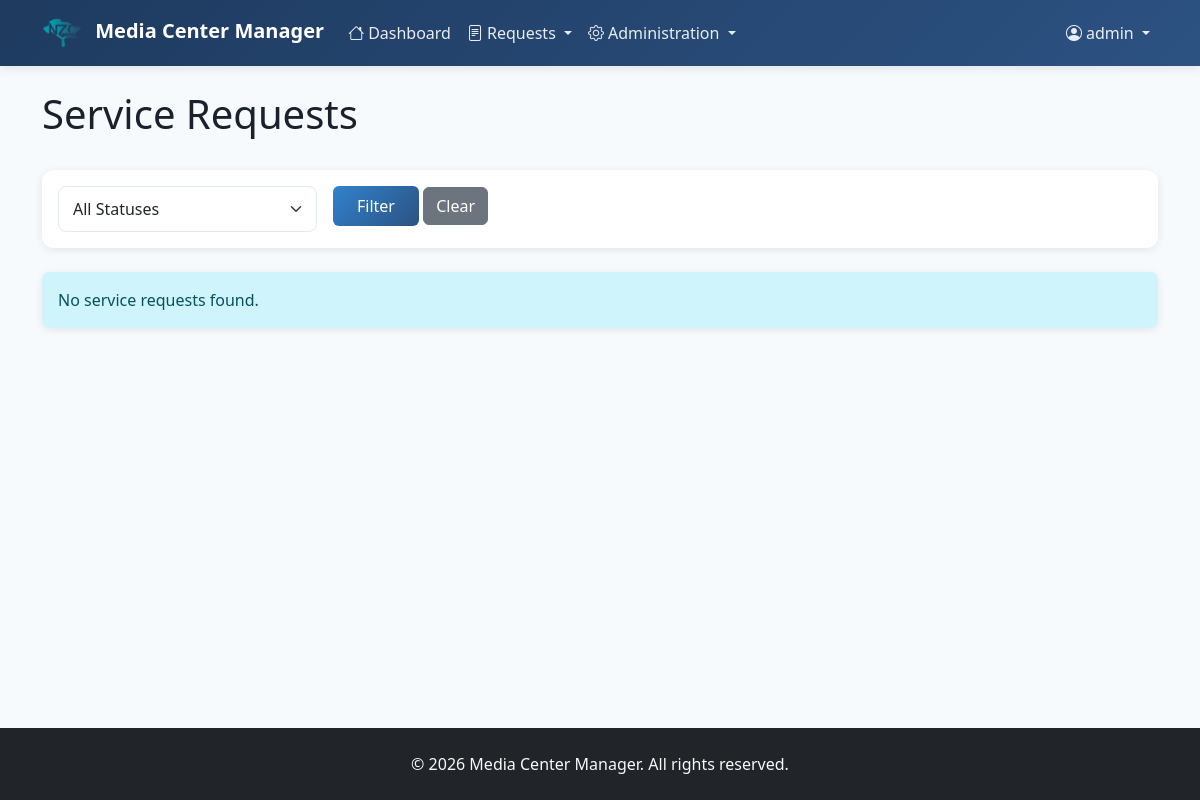
Page /requests/ (signed in) on the earlier database version.
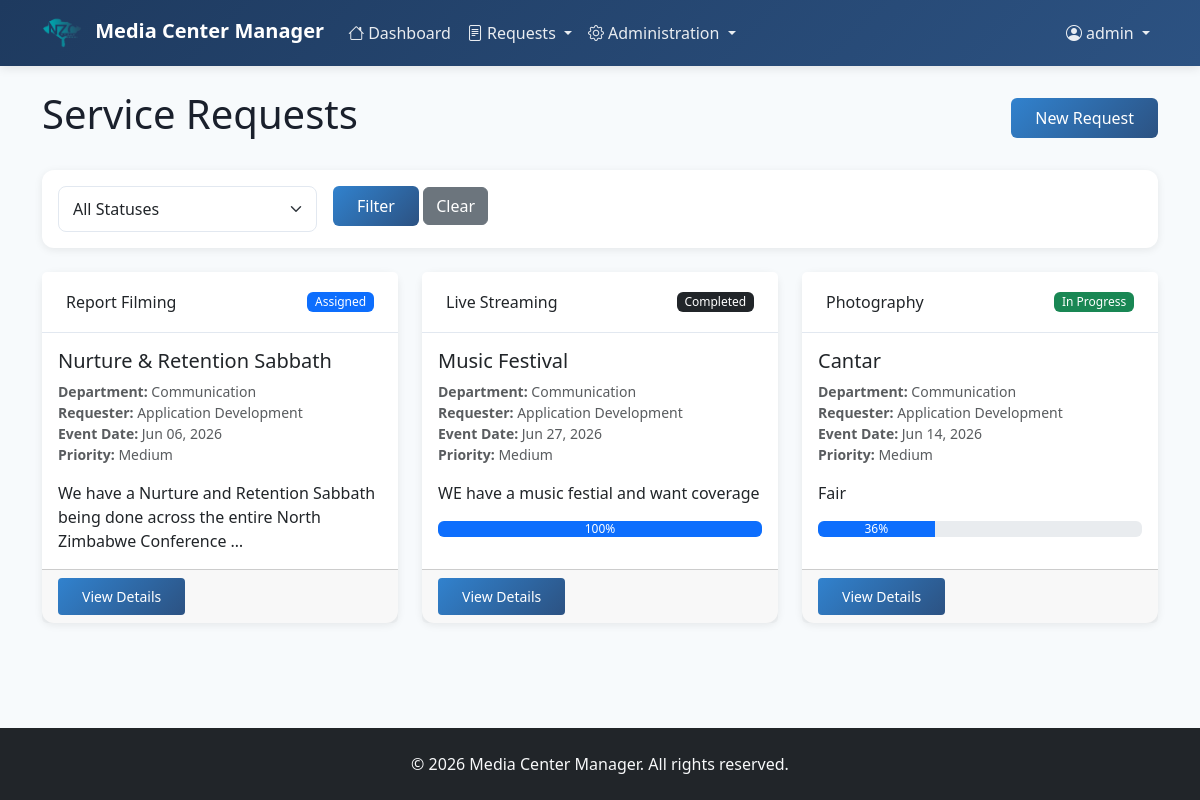
Same page on the later database version.
### users/models.py (models this page shows, shortened)
class User(AbstractUser):
    ROLE_CHOICES = [
        ('department_staff', 'Department Staff'),
        ('departmental_director', 'Departmental Director'),
        ('communication_director', 'Communication Director'),
        ('media_team', 'Media Team'),
        ('admin', 'Admin'),
    ]
    role = models.CharField(max_length=30, choices=ROLE_CHOICES, default='department_staff')
    departments = models.ManyToManyField(
        'service_requests.Department',
        blank=True,
        related_name='members'
    )
    phone = models.CharField(max_length=20, blank=True)
    profile_picture = models.ImageField(upload_to='profile_pics/', blank=True, null=True)
    is_active = models.BooleanField(default=True)
    created_at = models.DateTimeField(auto_now_add=True)
    updated_at = models.DateTimeField(auto_now=True)
    google_id = models.CharField(
        max_length=255, blank=True, null=True, unique=True)
    google_picture_url = models.URLField(blank=True, null=True)
    google_verified_email = models.BooleanField(default=False)
    def is_department_staff(self):
        return self.role in ['department_staff', 'departmental_director']
    def is_communication_director(self):
        return self.role == 'communication_director'
    def is_admin(self):
        return self.role == 'admin' or self.is_superuser
    class Meta:
        ordering = ['username']

### service_requests/models.py (models this page shows, shortened)
class ServiceRequest(models.Model):
    STATUS_CHOICES = [
        ('pending', 'Pending'),
        ('approved', 'Approved'),
        ('assigned', 'Assigned'),
        ('in_progress', 'In Progress'),
        ('completed', 'Completed'),
        ('rejected', 'Rejected'),
    ]
    PRIORITY_CHOICES = [
        ('low', 'Low'),
        ('medium', 'Medium'),
        ('high', 'High'),
        ('urgent', 'Urgent'),
    ]
    title = models.CharField(max_length=300)
    description = models.TextField()
    service_type = models.ForeignKey(ServiceType, on_delete=models.PROTECT, related_name='requests')
    department = models.ForeignKey(Department, on_delete=models.PROTECT, related_name='requests')
    requester = models.ForeignKey(User, on_delete=models.PROTECT, related_name='submitted_requests')
    event_date = models.DateField(help_text='Date of the event/program')
    event_time = models.TimeField(help_text='Time of the event/program', blank=True, null=True)
    deadline = models.DateField(help_text='Deadline for completion', blank=True, null=True)
    status = models.CharField(max_length=20, choices=STATUS_CHOICES, default='pending')
    priority = models.CharField(max_length=20, choices=PRIORITY_CHOICES, default='medium')
    approved_by = models.ForeignKey(User, on_delete=models.SET_NULL, null=True, blank=True, related_name='approved_requests')
    approved_at = models.DateTimeField(null=True, blank=True)
    rejection_reason = models.TextField(blank=True)
    progress_percentage = models.IntegerField(
        default=0,
        validators=[MinValueValidator(0), MaxValueValidator(100)],
        help_text='Progress percentage (0-100)'
    )
    progress_notes = models.TextField(blank=True, help_text='Notes on progress')
    location = models.CharField(max_length=300, blank=True, help_text='Location of the event')
    expected_attendees = models.IntegerField(blank=True, null=True, help_text='Expected number of attendees')
    special_requirements = models.TextField(blank=True, help_text='Any special requirements')
    created_at = models.DateTimeField(auto_now_add=True)
    updated_at = models.DateTimeField(auto_now=True)
    class Meta:
        ordering = ['-created_at']

class ServiceType(models.Model):
    name = models.CharField(max_length=200, unique=True)
    description = models.TextField(blank=True)
    requires_team_assignment = models.BooleanField(default=True)
    is_active = models.BooleanField(default=True, help_text='Whether this service type is available for new requests')
    created_at = models.DateTimeField(auto_now_add=True)
    updated_at = models.DateTimeField(auto_now=True)
    class Meta:
        ordering = ['name']

class Department(models.Model):
    name = models.CharField(max_length=200, unique=True)
    description = models.TextField(blank=True)
    created_at = models.DateTimeField(auto_now_add=True)
    updated_at = models.DateTimeField(auto_now=True)
    class Meta:
        ordering = ['name']

### service_requests/views.py (the view)
# urls.py: path('requests/', views.request_list, name='request_list'),
@login_required
def request_list(request):
    user = request.user
    if user.is_communication_director() or user.is_admin():
        requests = ServiceRequest.objects.all()
    elif user.is_media_team():
        assignments = Assignment.objects.filter(assigned_to=user)
        requests = [a.request for a in assignments]
    else:
        requests = ServiceRequest.objects.filter(requester=user)
    status_filter = request.GET.get('status')
    if status_filter:
        requests = requests.filter(status=status_filter)
    context = {'requests': requests, 'status_filter': status_filter}
    return render(request, 'service_requests/request_list.html', context)

### templates/service_requests/request_list.html (shortened to what this page needs)
{% extends 'base.html' %}
{% block content %}
<div class="row">
    <div class="col-md-12">
        <div class="d-flex justify-content-between align-items-center mb-4">
            <h1>Service Requests</h1>
            {% if user.is_department_staff %}
                <a href="{% url 'request_create' %}" class="btn btn-primary">New Request</a>
            {% endif %}
        </div>
        <div class="card mb-4">
            <div class="card-body">
                <form method="get" class="row g-3">
                    <div class="col-md-3">
                        <select name="status" class="form-select">
                            <option value="">All Statuses</option>
                        </select>
                    </div>
                    <div class="col-md-3">
                        <button type="submit" class="btn btn-primary">Filter</button>
                        <a href="{% url 'request_list' %}" class="btn btn-secondary">Clear</a>
                    </div>
                </form>
            </div>
        </div>
        {% if requests %}
            <div class="row">
                {% for req in requests %}
                    <div class="col-md-6 col-lg-4 mb-4">
                        <div class="card h-100">
                            <div class="card-header">
                                <div class="d-flex justify-content-between align-items-center">
                                    <h6 class="mb-0">{{ req.service_type.name }}</h6>
                                    <span class="badge bg-{% if req.status == 'pending' %}warning{% elif req.status == 'approved' %}info{% elif req.status == 'assigned' %}primary{% elif req.status == 'in_progress' %}success{% elif req.status == 'completed' %}dark{% else %}danger{% endif %}">
                                        {{ req.get_status_display }}
                                    </span>
                                </div>
                            </div>
                            <div class="card-body">
                                <h5 class="card-title">{{ req.title }}</h5>
                                <p class="card-text text-muted small">
                                    <strong>Department:</strong> {{ req.department.name }}<br>
                                    <strong>Requester:</strong> {{ req.requester.get_full_name }}<br>
                                    <strong>Event Date:</strong> {{ req.event_date|date:"M d, Y" }}<br>
                                    <strong>Priority:</strong> {{ req.get_priority_display }}
                                </p>
                                <p class="card-text">{{ req.description|truncatewords:15 }}</p>
                                {% if req.progress_percentage > 0 %}
                                    <div class="progress mb-2">
                                        <div class="progress-bar" role="progressbar" style="width: {{ req.progress_percentage }}%" aria-valuenow="{{ req.progress_percentage }}" aria-valuemin="0" aria-valuemax="100">{{ req.progress_percentage }}%</div>
                                    </div>
                                {% endif %}
                            </div>
                            <div class="card-footer">
                                <a href="{% url 'request_detail' req.pk %}" class="btn btn-primary btn-sm">View Details</a>
                            </div>
                        </div>
                    </div>
                {% endfor %}
            </div>
        {% else %}
            <div class="alert alert-info">
                No service requests found.
            </div>
        {% endif %}
    </div>
</div>
{% endblock %}

### templates/base.html (shortened to what this page needs)
{% load static %}
<!DOCTYPE html>
<html lang="en">
<head>
    <link href="https://cdn.jsdelivr.net/npm/bootstrap@5.3.2/dist/css/bootstrap.min.css" rel="stylesheet">
    <link rel="stylesheet" href="https://cdn.jsdelivr.net/npm/bootstrap-icons@1.11.1/font/bootstrap-icons.css">
</head>
<body>
    <nav class="navbar navbar-expand-lg navbar-dark">
        <div class="container">
            <a class="navbar-brand" href="{% url 'dashboard' %}">
                <img src="{% static 'img/nzcmedia.png' %}" alt="NZC Media" height="40" class="me-2">
                <span>Media Center Manager</span>
            </a>
            <div class="collapse navbar-collapse" id="navbarNav">
                <ul class="navbar-nav me-auto">
                    <li class="nav-item">
                        <a class="nav-link" href="{% url 'dashboard' %}">
                            <i class="bi bi-house me-1"></i>Dashboard
                        </a>
                    </li>
                    <li class="nav-item dropdown">
                        <a class="nav-link dropdown-toggle" href="#" id="requestsDropdown" role="button" data-bs-toggle="dropdown">
                            <i class="bi bi-file-text me-1"></i>Requests
                        </a>
                    </li>
                    {% if user.is_authenticated %}
                        {% if user.is_superuser or user.is_admin %}
                            <li class="nav-item dropdown">
                                <a class="nav-link dropdown-toggle" href="#" id="adminDropdown" role="button" data-bs-toggle="dropdown">
                                    <i class="bi bi-gear me-1"></i>Administration
                                </a>
                            </li>
                        {% endif %}
                    {% endif %}
                </ul>
                <ul class="navbar-nav">
                    {% if user.is_authenticated %}
                        <li class="nav-item dropdown">
                            <a class="nav-link dropdown-toggle" href="#" id="navbarDropdown" role="button" data-bs-toggle="dropdown">
                                <i class="bi bi-person-circle me-1"></i>{{ user.get_full_name|default:user.username }}
                            </a>
                        </li>
                    {% endif %}
                </ul>
            </div>
        </div>
    </nav>
    <div class="main-content">
        <div class="container mt-4 mb-5">
            {% block content %}{% endblock %}
        </div>
    </div>
    <footer class="bg-dark text-light py-4">
        <div class="container text-center">
            <p class="mb-0">&copy; 2026 Media Center Manager. All rights reserved.</p>
        </div>
    </footer>
</body>
</html>

### templates/base.html (style rules this page uses)
:root { --primary-color: #1e3a5f; --secondary-color: #2c5282; --accent-color: #3182ce; --light-bg: #f7fafc; --border-color: #e2e8f0; --text-primary: #1a202c; --text-secondary: #4a5568; }
body { background-color: var(--light-bg); color: var(--text-primary); font-family: 'Segoe UI', Tahoma, Geneva, Verdana, sans-serif; display: flex; flex-direction: column; min-height: 100vh; }
.main-content { flex: 1; }
.navbar { background: linear-gradient(135deg, var(--primary-color) 0%, var(--secondary-color) 100%); box-shadow: 0 2px 10px rgba(0, 0, 0, 0.1); }
.navbar-brand { font-weight: 600; font-size: 1.25rem; }
.nav-link { font-weight: 500; color: rgba(255, 255, 255, 0.9) !important; transition: color 0.2s ease; }
.card { border: none; border-radius: 12px; box-shadow: 0 2px 8px rgba(0, 0, 0, 0.08); transition: box-shadow 0.3s ease; }
.card-header { background-color: #fff; border-bottom: 1px solid var(--border-color); border-radius: 12px 12px 0 0; font-weight: 600; padding: 1.25rem 1.5rem; }
.btn-primary { background: linear-gradient(135deg, var(--accent-color) 0%, var(--secondary-color) 100%); border: none; font-weight: 500; padding: 0.5rem 1.5rem; transition: transform 0.2s ease, box-shadow 0.2s ease; }
.badge { font-weight: 500; padding: 0.35em 0.65em; }
.form-control, .form-select { border-radius: 8px; border-color: var(--border-color); padding: 0.625rem 0.875rem; }

Differences in the rows shown:
changed User "admin": role "admin" → "department_staff" (drawn)
added ServiceRequest: service_type.name "Report Filming", status "Assigned", title "Nurture & Retention Sabbath", department.name "Communication", requester.get_full_name "Application Development", event_date "Jun 06, 2026", priority "Medium", description "We have a Nurture and Retention Sabbath being done across the entire North Zimbabwe Conference …"
added ServiceRequest: service_type.name "Live Streaming", status "Completed", title "Music Festival", department.name "Communication", requester.get_full_name "Application Development", event_date "Jun 27, 2026", priority "Medium", description "WE have a music festial and want coverage", progress_percentage "100"
added ServiceRequest: service_type.name "Photography", status "In Progress", title "Cantar", department.name "Communication", requester.get_full_name "Application Development", event_date "Jun 14, 2026", priority "Medium", description "Fair", progress_percentage "36"
Other differences:
text no longer shown: "No service requests found."
text now shown: "New Request"
